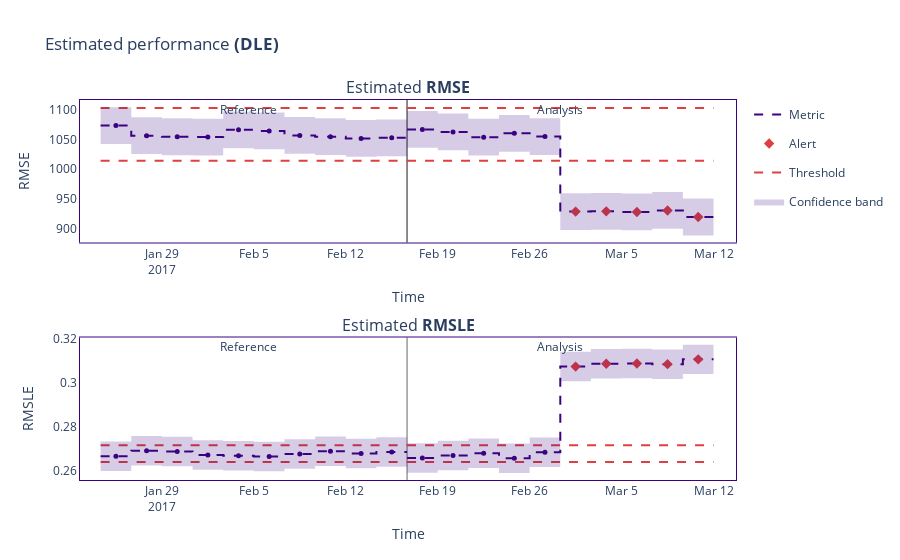

The notebook cell this image was saved under:
### Code cell
metric_fig.show()

### Figure 1 — Plotly figure (JSON) as saved in the notebook; plotly's stock layout.template omitted (floating-point values rounded to 4 significant figures)
{"data": [{"hoverinfo": "skip", "legendgroup": "metric_reference", "line": {"color": "#3b0280", "dash": "dash", "shape": "hv", "width": 2}, "mode": "lines", "name": "Metric", "showlegend": true, "type": "scatter", "x": ["2017-01-24T08:00:00", "2017-01-26T16:00:00", "2017-01-29T00:00:00", "2017-01-31T08:00:00", "2017-02-02T16:00:00", "2017-02-05T00:00:00", "2017-02-07T08:00:00", "2017-02-09T16:00:00", "2017-02-12T00:00:00", "2017-02-14T08:00:00", "2017-02-16T15:59:26.400000"], "xaxis": "x", "y": [1074.0, 1057.0, 1055.0, 1054.0, 1067.0, 1065.0, 1057.0, 1055.0, 1052.0, 1053.0, 1053.0], "yaxis": "y"}, {"customdata": [["Estimated <b>RMSE</b>", "<b style=\"color:#3b0280;line-height:60px\">Reference</b>", "", "[0:5999]", "From <b>Jan-24-2017</b> to <b>Jan-26-2017</b>", 1074.0, 31.04], ["Estimated <b>RMSE</b>", "<b style=\"color:#3b0280;line-height:60px\">Reference</b>", "", "[6000:11999]", "From <b>Jan-26-2017</b> to <b>Jan-28-2017</b>", 1057.0, 31.04], ["Estimated <b>RMSE</b>", "<b style=\"color:#3b0280;line-height:60px\">Reference</b>", "", "[12000:17999]", "From <b>Jan-29-2017</b> to <b>Jan-31-2017</b>", 1055.0, 31.04], ["Estimated <b>RMSE</b>", "<b style=\"color:#3b0280;line-height:60px\">Reference</b>", "", "[18000:23999]", "From <b>Jan-31-2017</b> to <b>Feb-02-2017</b>", 1054.0, 31.04], ["Estimated <b>RMSE</b>", "<b style=\"color:#3b0280;line-height:60px\">Reference</b>", "", "[24000:29999]", "From <b>Feb-02-2017</b> to <b>Feb-04-2017</b>", 1067.0, 31.04], ["Estimated <b>RMSE</b>", "<b style=\"color:#3b0280;line-height:60px\">Reference</b>", "", "[30000:35999]", "From <b>Feb-05-2017</b> to <b>Feb-07-2017</b>", 1065.0, 31.04], ["Estimated <b>RMSE</b>", "<b style=\"color:#3b0280;line-height:60px\">Reference</b>", "", "[36000:41999]", "From <b>Feb-07-2017</b> to <b>Feb-09-2017</b>", 1057.0, 31.04], ["Estimated <b>RMSE</b>", "<b style=\"color:#3b0280;line-height:60px\">Reference</b>", "", "[42000:47999]", "From <b>Feb-09-2017</b> to <b>Feb-11-2017</b>", 1055.0, 31.04], ["Estimated <b>RMSE</b>", "<b style=\"color:#3b0280;line-height:60px\">Reference</b>", "", "[48000:53999]", "From <b>Feb-12-2017</b> to <b>Feb-14-2017</b>", 1052.0, 31.04], ["Estimated <b>RMSE</b>", "<b style=\"color:#3b0280;line-height:60px\">Reference</b>", "", "[54000:59999]", "From <b>Feb-14-2017</b> to <b>Feb-16-2017</b>", 1053.0, 31.04]], "hovertemplate": "%{customdata[1]} &nbsp; &nbsp; %{customdata[2]} <br />Chunk: <b>%{customdata[3]}</b> &nbsp; &nbsp; %{customdata[4]} <br />%{customdata[0]}: <b>%{customdata[5]}</b><br />Confidence band: +/- <b>%{customdata[6]}</b><br /><extra></extra>", "legendgroup": "metric_reference", "line": {"dash": "dash"}, "marker": {"color": "#3b0280", "size": 5, "symbol": "circle"}, "mode": "markers", "name": "Metric", "showlegend": false, "type": "scatter", "x": ["2017-01-25T12:00:00", "2017-01-27T20:00:00", "2017-01-30T04:00:00", "2017-02-01T12:00:00", "2017-02-03T20:00:00", "2017-02-06T04:00:00", "2017-02-08T12:00:00", "2017-02-10T20:00:00", "2017-02-13T04:00:00", "2017-02-15T11:59:43.200000"], "xaxis": "x", "y": [1074.0, 1057.0, 1055.0, 1054.0, 1067.0, 1065.0, 1057.0, 1055.0, 1052.0, 1053.0, 1053.0], "yaxis": "y"}, {"hoverinfo": "skip", "legendgroup": "metric_analysis", "line": {"color": "#3b0280", "dash": "dash", "shape": "hv", "width": 2}, "mode": "lines", "name": "Metric", "showlegend": false, "type": "scatter", "x": ["2017-02-16T16:00:00", "2017-02-19T00:00:00", "2017-02-21T08:00:00", "2017-02-23T16:00:00", "2017-02-26T00:00:00", "2017-02-28T08:00:00", "2017-03-02T16:00:00", "2017-03-05T00:00:00", "2017-03-07T08:00:00", "2017-03-09T16:00:00", "2017-03-11T23:59:26.400000"], "xaxis": "x", "y": [1067.0, 1063.0, 1054.0, 1061.0, 1055.0, 928.5, 928.9, 927.9, 930.4, 919.4, 919.4], "yaxis": "y"}, {"customdata": [["Estimated <b>RMSE</b>", "<b style=\"color:#3b0280;line-height:60px\">Analysis</b>", "", "[0:5999]", "From <b>Feb-16-2017</b> to <b>Feb-18-2017</b>", 1067.0, 31.04], ["Estimated <b>RMSE</b>", "<b style=\"color:#3b0280;line-height:60px\">Analysis</b>", "", "[6000:11999]", "From <b>Feb-19-2017</b> to <b>Feb-21-2017</b>", 1063.0, 31.04], ["Estimated <b>RMSE</b>", "<b style=\"color:#3b0280;line-height:60px\">Analysis</b>", "", "[12000:17999]", "From <b>Feb-21-2017</b> to <b>Feb-23-2017</b>", 1054.0, 31.04], ["Estimated <b>RMSE</b>", "<b style=\"color:#3b0280;line-height:60px\">Analysis</b>", "", "[18000:23999]", "From <b>Feb-23-2017</b> to <b>Feb-25-2017</b>", 1061.0, 31.04], ["Estimated <b>RMSE</b>", "<b style=\"color:#3b0280;line-height:60px\">Analysis</b>", "", "[24000:29999]", "From <b>Feb-26-2017</b> to <b>Feb-28-2017</b>", 1055.0, 31.04], ["Estimated <b>RMSE</b>", "<b style=\"color:#3b0280;line-height:60px\">Analysis</b>", "<span style=\"color:#AD0000\">⚠ <b>Drift detected</b></span>", "[30000:35999]", "From <b>Feb-28-2017</b> to <b>Mar-02-2017</b>", 928.5, 31.04], ["Estimated <b>RMSE</b>", "<b style=\"color:#3b0280;line-height:60px\">Analysis</b>", "<span style=\"color:#AD0000\">⚠ <b>Drift detected</b></span>", "[36000:41999]", "From <b>Mar-02-2017</b> to <b>Mar-04-2017</b>", 928.9, 31.04], ["Estimated <b>RMSE</b>", "<b style=\"color:#3b0280;line-height:60px\">Analysis</b>", "<span style=\"color:#AD0000\">⚠ <b>Drift detected</b></span>", "[42000:47999]", "From <b>Mar-05-2017</b> to <b>Mar-07-2017</b>", 927.9, 31.04], ["Estimated <b>RMSE</b>", "<b style=\"color:#3b0280;line-height:60px\">Analysis</b>", "<span style=\"color:#AD0000\">⚠ <b>Drift detected</b></span>", "[48000:53999]", "From <b>Mar-07-2017</b> to <b>Mar-09-2017</b>", 930.4, 31.04], ["Estimated <b>RMSE</b>", "<b style=\"color:#3b0280;line-height:60px\">Analysis</b>", "<span style=\"color:#AD0000\">⚠ <b>Drift detected</b></span>", "[54000:59999]", "From <b>Mar-09-2017</b> to <b>Mar-11-2017</b>", 919.4, 31.04]], "hovertemplate": "%{customdata[1]} &nbsp; &nbsp; %{customdata[2]} <br />Chunk: <b>%{customdata[3]}</b> &nbsp; &nbsp; %{customdata[4]} <br />%{customdata[0]}: <b>%{customdata[5]}</b><br />Confidence band: +/- <b>%{customdata[6]}</b><br /><extra></extra>", "legendgroup": "metric_analysis", "line": {"dash": "dash"}, "marker": {"color": "#3b0280", "size": 5, "symbol": "circle"}, "mode": "markers", "name": "Metric", "showlegend": false, "type": "scatter", "x": ["2017-02-17T20:00:00", "2017-02-20T04:00:00", "2017-02-22T12:00:00", "2017-02-24T20:00:00", "2017-02-27T04:00:00", "2017-03-01T12:00:00", "2017-03-03T20:00:00", "2017-03-06T04:00:00", "2017-03-08T12:00:00", "2017-03-10T19:59:43.200000"], "xaxis": "x", "y": [1067.0, 1063.0, 1054.0, 1061.0, 1055.0, 928.5, 928.9, 927.9, 930.4, 919.4, 919.4], "yaxis": "y"}, {"hoverinfo": "skip", "legendgroup": "alert", "marker": {"color": "#DD4040", "size": 8, "symbol": "diamond"}, "mode": "markers", "name": "Alert", "showlegend": true, "type": "scatter", "x": ["2017-03-01T12:00:00", "2017-03-03T20:00:00", "2017-03-06T04:00:00", "2017-03-08T12:00:00", "2017-03-10T19:59:43.200000"], "xaxis": "x", "y": [928.5, 928.9, 927.9, 930.4, 919.4], "yaxis": "y"}, {"hoverinfo": "skip", "legendgroup": "thresh", "line": {"color": "#DD4040", "dash": "dash", "width": 2}, "mode": "lines", "name": "Threshold", "showlegend": true, "type": "scatter", "x": ["2017-01-24T08:00:00", "2017-01-26T16:00:00", "2017-01-29T00:00:00", "2017-01-31T08:00:00", "2017-02-02T16:00:00", "2017-02-05T00:00:00", "2017-02-07T08:00:00", "2017-02-09T16:00:00", "2017-02-12T00:00:00", "2017-02-14T08:00:00", "2017-02-16T15:59:26.400000"], "xaxis": "x", "y": [1103.0, 1103.0, 1103.0, 1103.0, 1103.0, 1103.0, 1103.0, 1103.0, 1103.0, 1103.0, 1103.0], "yaxis": "y"}, {"hoverinfo": "skip", "legendgroup": "thresh", "line": {"color": "#DD4040", "dash": "dash", "width": 2}, "mode": "lines", "name": "Threshold", "showlegend": false, "type": "scatter", "x": ["2017-01-24T08:00:00", "2017-01-26T16:00:00", "2017-01-29T00:00:00", "2017-01-31T08:00:00", "2017-02-02T16:00:00", "2017-02-05T00:00:00", "2017-02-07T08:00:00", "2017-02-09T16:00:00", "2017-02-12T00:00:00", "2017-02-14T08:00:00", "2017-02-16T15:59:26.400000"], "xaxis": "x", "y": [1014.0, 1014.0, 1014.0, 1014.0, 1014.0, 1014.0, 1014.0, 1014.0, 1014.0, 1014.0, 1014.0], "yaxis": "y"}, {"hoverinfo": "skip", "legendgroup": "thresh", "line": {"color": "#DD4040", "dash": "dash", "width": 2}, "mode": "lines", "name": "Threshold", "showlegend": false, "type": "scatter", "x": ["2017-02-16T16:00:00", "2017-02-19T00:00:00", "2017-02-21T08:00:00", "2017-02-23T16:00:00", "2017-02-26T00:00:00", "2017-02-28T08:00:00", "2017-03-02T16:00:00", "2017-03-05T00:00:00", "2017-03-07T08:00:00", "2017-03-09T16:00:00", "2017-03-11T23:59:26.400000"], "xaxis": "x", "y": [1103.0, 1103.0, 1103.0, 1103.0, 1103.0, 1103.0, 1103.0, 1103.0, 1103.0, 1103.0, 1103.0], "yaxis": "y"}, {"hoverinfo": "skip", "legendgroup": "thresh", "line": {"color": "#DD4040", "dash": "dash", "width": 2}, "mode": "lines", "name": "Threshold", "showlegend": false, "type": "scatter", "x": ["2017-02-16T16:00:00", "2017-02-19T00:00:00", "2017-02-21T08:00:00", "2017-02-23T16:00:00", "2017-02-26T00:00:00", "2017-02-28T08:00:00", "2017-03-02T16:00:00", "2017-03-05T00:00:00", "2017-03-07T08:00:00", "2017-03-09T16:00:00", "2017-03-11T23:59:26.400000"], "xaxis": "x", "y": [1014.0, 1014.0, 1014.0, 1014.0, 1014.0, 1014.0, 1014.0, 1014.0, 1014.0, 1014.0, 1014.0], "yaxis": "y"}, {"hoverinfo": "skip", "line": {"color": "rgba(0, 0, 0, 0)", "shape": "hv"}, "mode": "lines", "name": "Confidence band", "showlegend": false, "type": "scatter", "x": ["2017-01-24T08:00:00", "2017-01-26T16:00:00", "2017-01-29T00:00:00", "2017-01-31T08:00:00", "2017-02-02T16:00:00", "2017-02-05T00:00:00", "2017-02-07T08:00:00", "2017-02-09T16:00:00", "2017-02-12T00:00:00", "2017-02-14T08:00:00", "2017-02-16T15:59:26.400000"], "xaxis": "x", "y": [1105.0, 1088.0, 1086.0, 1085.0, 1098.0, 1096.0, 1088.0, 1086.0, 1083.0, 1084.0, 1084.0], "yaxis": "y"}, {"fill": "tonexty", "fillcolor": "rgba(59, 2, 128, 0.2)", "hoverinfo": "skip", "line": {"color": "rgba(0, 0, 0, 0)", "shape": "hv"}, "mode": "lines", "name": "Confidence band", "showlegend": true, "type": "scatter", "x": ["2017-01-24T08:00:00", "2017-01-26T16:00:00", "2017-01-29T00:00:00", "2017-01-31T08:00:00", "2017-02-02T16:00:00", "2017-02-05T00:00:00", "2017-02-07T08:00:00", "2017-02-09T16:00:00", "2017-02-12T00:00:00", "2017-02-14T08:00:00", "2017-02-16T15:59:26.400000"], "xaxis": "x", "y": [1043.0, 1026.0, 1024.0, 1023.0, 1035.0, 1034.0, 1026.0, 1024.0, 1021.0, 1022.0, 1022.0], "yaxis": "y"}, {"hoverinfo": "skip", "line": {"color": "rgba(0, 0, 0, 0)", "shape": "hv"}, "mode": "lines", "name": "Confidence band", "showlegend": false, "type": "scatter", "x": ["2017-02-16T16:00:00", "2017-02-19T00:00:00", "2017-02-21T08:00:00", "2017-02-23T16:00:00", "2017-02-26T00:00:00", "2017-02-28T08:00:00", "2017-03-02T16:00:00", "2017-03-05T00:00:00", "2017-03-07T08:00:00", "2017-03-09T16:00:00", "2017-03-11T23:59:26.400000"], "xaxis": "x", "y": [1098.0, 1094.0, 1085.0, 1092.0, 1086.0, 959.6, 960.0, 959.0, 961.5, 950.4, 950.4], "yaxis": "y"}, {"fill": "tonexty", "fillcolor": "rgba(59, 2, 128, 0.2)", "hoverinfo": "skip", "line": {"color": "rgba(0, 0, 0, 0)", "shape": "hv"}, "mode": "lines", "name": "Confidence band", "showlegend": false, "type": "scatter", "x": ["2017-02-16T16:00:00", "2017-02-19T00:00:00", "2017-02-21T08:00:00", "2017-02-23T16:00:00", "2017-02-26T00:00:00", "2017-02-28T08:00:00", "2017-03-02T16:00:00", "2017-03-05T00:00:00", "2017-03-07T08:00:00", "2017-03-09T16:00:00", "2017-03-11T23:59:26.400000"], "xaxis": "x", "y": [1036.0, 1032.0, 1023.0, 1030.0, 1024.0, 897.5, 897.9, 896.9, 899.4, 888.4, 888.4], "yaxis": "y"}, {"hoverinfo": "skip", "legendgroup": "metric_reference", "line": {"color": "#3b0280", "dash": "dash", "shape": "hv", "width": 2}, "mode": "lines", "name": "Metric", "showlegend": false, "type": "scatter", "x": ["2017-01-24T08:00:00", "2017-01-26T16:00:00", "2017-01-29T00:00:00", "2017-01-31T08:00:00", "2017-02-02T16:00:00", "2017-02-05T00:00:00", "2017-02-07T08:00:00", "2017-02-09T16:00:00", "2017-02-12T00:00:00", "2017-02-14T08:00:00", "2017-02-16T15:59:26.400000"], "xaxis": "x2", "y": [0.2665, 0.2691, 0.2687, 0.2671, 0.2668, 0.2664, 0.2676, 0.2688, 0.2678, 0.2685, 0.2685], "yaxis": "y2"}, {"customdata": [["Estimated <b>RMSLE</b>", "<b style=\"color:#3b0280;line-height:60px\">Reference</b>", "", "[0:5999]", "From <b>Jan-24-2017</b> to <b>Jan-26-2017</b>", 0.2665, 0.0067], ["Estimated <b>RMSLE</b>", "<b style=\"color:#3b0280;line-height:60px\">Reference</b>", "", "[6000:11999]", "From <b>Jan-26-2017</b> to <b>Jan-28-2017</b>", 0.2691, 0.0067], ["Estimated <b>RMSLE</b>", "<b style=\"color:#3b0280;line-height:60px\">Reference</b>", "", "[12000:17999]", "From <b>Jan-29-2017</b> to <b>Jan-31-2017</b>", 0.2687, 0.0067], ["Estimated <b>RMSLE</b>", "<b style=\"color:#3b0280;line-height:60px\">Reference</b>", "", "[18000:23999]", "From <b>Jan-31-2017</b> to <b>Feb-02-2017</b>", 0.2671, 0.0067], ["Estimated <b>RMSLE</b>", "<b style=\"color:#3b0280;line-height:60px\">Reference</b>", "", "[24000:29999]", "From <b>Feb-02-2017</b> to <b>Feb-04-2017</b>", 0.2668, 0.0067], ["Estimated <b>RMSLE</b>", "<b style=\"color:#3b0280;line-height:60px\">Reference</b>", "", "[30000:35999]", "From <b>Feb-05-2017</b> to <b>Feb-07-2017</b>", 0.2664, 0.0067], ["Estimated <b>RMSLE</b>", "<b style=\"color:#3b0280;line-height:60px\">Reference</b>", "", "[36000:41999]", "From <b>Feb-07-2017</b> to <b>Feb-09-2017</b>", 0.2676, 0.0067], ["Estimated <b>RMSLE</b>", "<b style=\"color:#3b0280;line-height:60px\">Reference</b>", "", "[42000:47999]", "From <b>Feb-09-2017</b> to <b>Feb-11-2017</b>", 0.2688, 0.0067], ["Estimated <b>RMSLE</b>", "<b style=\"color:#3b0280;line-height:60px\">Reference</b>", "", "[48000:53999]", "From <b>Feb-12-2017</b> to <b>Feb-14-2017</b>", 0.2678, 0.0067], ["Estimated <b>RMSLE</b>", "<b style=\"color:#3b0280;line-height:60px\">Reference</b>", "", "[54000:59999]", "From <b>Feb-14-2017</b> to <b>Feb-16-2017</b>", 0.2685, 0.0067]], "hovertemplate": "%{customdata[1]} &nbsp; &nbsp; %{customdata[2]} <br />Chunk: <b>%{customdata[3]}</b> &nbsp; &nbsp; %{customdata[4]} <br />%{customdata[0]}: <b>%{customdata[5]}</b><br />Confidence band: +/- <b>%{customdata[6]}</b><br /><extra></extra>", "legendgroup": "metric_reference", "line": {"dash": "dash"}, "marker": {"color": "#3b0280", "size": 5, "symbol": "circle"}, "mode": "markers", "name": "Metric", "showlegend": false, "type": "scatter", "x": ["2017-01-25T12:00:00", "2017-01-27T20:00:00", "2017-01-30T04:00:00", "2017-02-01T12:00:00", "2017-02-03T20:00:00", "2017-02-06T04:00:00", "2017-02-08T12:00:00", "2017-02-10T20:00:00", "2017-02-13T04:00:00", "2017-02-15T11:59:43.200000"], "xaxis": "x2", "y": [0.2665, 0.2691, 0.2687, 0.2671, 0.2668, 0.2664, 0.2676, 0.2688, 0.2678, 0.2685, 0.2685], "yaxis": "y2"}, {"hoverinfo": "skip", "legendgroup": "metric_analysis", "line": {"color": "#3b0280", "dash": "dash", "shape": "hv", "width": 2}, "mode": "lines", "name": "Metric", "showlegend": false, "type": "scatter", "x": ["2017-02-16T16:00:00", "2017-02-19T00:00:00", "2017-02-21T08:00:00", "2017-02-23T16:00:00", "2017-02-26T00:00:00", "2017-02-28T08:00:00", "2017-03-02T16:00:00", "2017-03-05T00:00:00", "2017-03-07T08:00:00", "2017-03-09T16:00:00", "2017-03-11T23:59:26.400000"], "xaxis": "x2", "y": [0.2658, 0.2669, 0.2679, 0.2657, 0.2684, 0.3074, 0.3087, 0.3088, 0.3085, 0.3107, 0.3107], "yaxis": "y2"}, {"customdata": [["Estimated <b>RMSLE</b>", "<b style=\"color:#3b0280;line-height:60px\">Analysis</b>", "", "[0:5999]", "From <b>Feb-16-2017</b> to <b>Feb-18-2017</b>", 0.2658, 0.0067], ["Estimated <b>RMSLE</b>", "<b style=\"color:#3b0280;line-height:60px\">Analysis</b>", "", "[6000:11999]", "From <b>Feb-19-2017</b> to <b>Feb-21-2017</b>", 0.2669, 0.0067], ["Estimated <b>RMSLE</b>", "<b style=\"color:#3b0280;line-height:60px\">Analysis</b>", "", "[12000:17999]", "From <b>Feb-21-2017</b> to <b>Feb-23-2017</b>", 0.2679, 0.0067], ["Estimated <b>RMSLE</b>", "<b style=\"color:#3b0280;line-height:60px\">Analysis</b>", "", "[18000:23999]", "From <b>Feb-23-2017</b> to <b>Feb-25-2017</b>", 0.2657, 0.0067], ["Estimated <b>RMSLE</b>", "<b style=\"color:#3b0280;line-height:60px\">Analysis</b>", "", "[24000:29999]", "From <b>Feb-26-2017</b> to <b>Feb-28-2017</b>", 0.2684, 0.0067], ["Estimated <b>RMSLE</b>", "<b style=\"color:#3b0280;line-height:60px\">Analysis</b>", "<span style=\"color:#AD0000\">⚠ <b>Drift detected</b></span>", "[30000:35999]", "From <b>Feb-28-2017</b> to <b>Mar-02-2017</b>", 0.3074, 0.0067], ["Estimated <b>RMSLE</b>", "<b style=\"color:#3b0280;line-height:60px\">Analysis</b>", "<span style=\"color:#AD0000\">⚠ <b>Drift detected</b></span>", "[36000:41999]", "From <b>Mar-02-2017</b> to <b>Mar-04-2017</b>", 0.3087, 0.0067], ["Estimated <b>RMSLE</b>", "<b style=\"color:#3b0280;line-height:60px\">Analysis</b>", "<span style=\"color:#AD0000\">⚠ <b>Drift detected</b></span>", "[42000:47999]", "From <b>Mar-05-2017</b> to <b>Mar-07-2017</b>", 0.3088, 0.0067], ["Estimated <b>RMSLE</b>", "<b style=\"color:#3b0280;line-height:60px\">Analysis</b>", "<span style=\"color:#AD0000\">⚠ <b>Drift detected</b></span>", "[48000:53999]", "From <b>Mar-07-2017</b> to <b>Mar-09-2017</b>", 0.3085, 0.0067], ["Estimated <b>RMSLE</b>", "<b style=\"color:#3b0280;line-height:60px\">Analysis</b>", "<span style=\"color:#AD0000\">⚠ <b>Drift detected</b></span>", "[54000:59999]", "From <b>Mar-09-2017</b> to <b>Mar-11-2017</b>", 0.3107, 0.0067]], "hovertemplate": "%{customdata[1]} &nbsp; &nbsp; %{customdata[2]} <br />Chunk: <b>%{customdata[3]}</b> &nbsp; &nbsp; %{customdata[4]} <br />%{customdata[0]}: <b>%{customdata[5]}</b><br />Confidence band: +/- <b>%{customdata[6]}</b><br /><extra></extra>", "legendgroup": "metric_analysis", "line": {"dash": "dash"}, "marker": {"color": "#3b0280", "size": 5, "symbol": "circle"}, "mode": "markers", "name": "Metric", "showlegend": false, "type": "scatter", "x": ["2017-02-17T20:00:00", "2017-02-20T04:00:00", "2017-02-22T12:00:00", "2017-02-24T20:00:00", "2017-02-27T04:00:00", "2017-03-01T12:00:00", "2017-03-03T20:00:00", "2017-03-06T04:00:00", "2017-03-08T12:00:00", "2017-03-10T19:59:43.200000"], "xaxis": "x2", "y": [0.2658, 0.2669, 0.2679, 0.2657, 0.2684, 0.3074, 0.3087, 0.3088, 0.3085, 0.3107, 0.3107], "yaxis": "y2"}, {"hoverinfo": "skip", "legendgroup": "alert", "marker": {"color": "#DD4040", "size": 8, "symbol": "diamond"}, "mode": "markers", "name": "Alert", "showlegend": false, "type": "scatter", "x": ["2017-03-01T12:00:00", "2017-03-03T20:00:00", "2017-03-06T04:00:00", "2017-03-08T12:00:00", "2017-03-10T19:59:43.200000"], "xaxis": "x2", "y": [0.3074, 0.3087, 0.3088, 0.3085, 0.3107], "yaxis": "y2"}, {"hoverinfo": "skip", "legendgroup": "thresh", "line": {"color": "#DD4040", "dash": "dash", "width": 2}, "mode": "lines", "name": "Threshold", "showlegend": false, "type": "scatter", "x": ["2017-01-24T08:00:00", "2017-01-26T16:00:00", "2017-01-29T00:00:00", "2017-01-31T08:00:00", "2017-02-02T16:00:00", "2017-02-05T00:00:00", "2017-02-07T08:00:00", "2017-02-09T16:00:00", "2017-02-12T00:00:00", "2017-02-14T08:00:00", "2017-02-16T15:59:26.400000"], "xaxis": "x2", "y": [0.2715, 0.2715, 0.2715, 0.2715, 0.2715, 0.2715, 0.2715, 0.2715, 0.2715, 0.2715, 0.2715], "yaxis": "y2"}, {"hoverinfo": "skip", "legendgroup": "thresh", "line": {"color": "#DD4040", "dash": "dash", "width": 2}, "mode": "lines", "name": "Threshold", "showlegend": false, "type": "scatter", "x": ["2017-01-24T08:00:00", "2017-01-26T16:00:00", "2017-01-29T00:00:00", "2017-01-31T08:00:00", "2017-02-02T16:00:00", "2017-02-05T00:00:00", "2017-02-07T08:00:00", "2017-02-09T16:00:00", "2017-02-12T00:00:00", "2017-02-14T08:00:00", "2017-02-16T15:59:26.400000"], "xaxis": "x2", "y": [0.2639, 0.2639, 0.2639, 0.2639, 0.2639, 0.2639, 0.2639, 0.2639, 0.2639, 0.2639, 0.2639], "yaxis": "y2"}, {"hoverinfo": "skip", "legendgroup": "thresh", "line": {"color": "#DD4040", "dash": "dash", "width": 2}, "mode": "lines", "name": "Threshold", "showlegend": false, "type": "scatter", "x": ["2017-02-16T16:00:00", "2017-02-19T00:00:00", "2017-02-21T08:00:00", "2017-02-23T16:00:00", "2017-02-26T00:00:00", "2017-02-28T08:00:00", "2017-03-02T16:00:00", "2017-03-05T00:00:00", "2017-03-07T08:00:00", "2017-03-09T16:00:00", "2017-03-11T23:59:26.400000"], "xaxis": "x2", "y": [0.2715, 0.2715, 0.2715, 0.2715, 0.2715, 0.2715, 0.2715, 0.2715, 0.2715, 0.2715, 0.2715], "yaxis": "y2"}, {"hoverinfo": "skip", "legendgroup": "thresh", "line": {"color": "#DD4040", "dash": "dash", "width": 2}, "mode": "lines", "name": "Threshold", "showlegend": false, "type": "scatter", "x": ["2017-02-16T16:00:00", "2017-02-19T00:00:00", "2017-02-21T08:00:00", "2017-02-23T16:00:00", "2017-02-26T00:00:00", "2017-02-28T08:00:00", "2017-03-02T16:00:00", "2017-03-05T00:00:00", "2017-03-07T08:00:00", "2017-03-09T16:00:00", "2017-03-11T23:59:26.400000"], "xaxis": "x2", "y": [0.2639, 0.2639, 0.2639, 0.2639, 0.2639, 0.2639, 0.2639, 0.2639, 0.2639, 0.2639, 0.2639], "yaxis": "y2"}, {"hoverinfo": "skip", "line": {"color": "rgba(0, 0, 0, 0)", "shape": "hv"}, "mode": "lines", "name": "Confidence band", "showlegend": false, "type": "scatter", "x": ["2017-01-24T08:00:00", "2017-01-26T16:00:00", "2017-01-29T00:00:00", "2017-01-31T08:00:00", "2017-02-02T16:00:00", "2017-02-05T00:00:00", "2017-02-07T08:00:00", "2017-02-09T16:00:00", "2017-02-12T00:00:00", "2017-02-14T08:00:00", "2017-02-16T15:59:26.400000"], "xaxis": "x2", "y": [0.2733, 0.2758, 0.2755, 0.2738, 0.2735, 0.2731, 0.2743, 0.2755, 0.2745, 0.2752, 0.2752], "yaxis": "y2"}, {"fill": "tonexty", "fillcolor": "rgba(59, 2, 128, 0.2)", "hoverinfo": "skip", "line": {"color": "rgba(0, 0, 0, 0)", "shape": "hv"}, "mode": "lines", "name": "Confidence band", "showlegend": false, "type": "scatter", "x": ["2017-01-24T08:00:00", "2017-01-26T16:00:00", "2017-01-29T00:00:00", "2017-01-31T08:00:00", "2017-02-02T16:00:00", "2017-02-05T00:00:00", "2017-02-07T08:00:00", "2017-02-09T16:00:00", "2017-02-12T00:00:00", "2017-02-14T08:00:00", "2017-02-16T15:59:26.400000"], "xaxis": "x2", "y": [0.2598, 0.2624, 0.262, 0.2604, 0.26, 0.2597, 0.2608, 0.2621, 0.2611, 0.2618, 0.2618], "yaxis": "y2"}, {"hoverinfo": "skip", "line": {"color": "rgba(0, 0, 0, 0)", "shape": "hv"}, "mode": "lines", "name": "Confidence band", "showlegend": false, "type": "scatter", "x": ["2017-02-16T16:00:00", "2017-02-19T00:00:00", "2017-02-21T08:00:00", "2017-02-23T16:00:00", "2017-02-26T00:00:00", "2017-02-28T08:00:00", "2017-03-02T16:00:00", "2017-03-05T00:00:00", "2017-03-07T08:00:00", "2017-03-09T16:00:00", "2017-03-11T23:59:26.400000"], "xaxis": "x2", "y": [0.2725, 0.2736, 0.2746, 0.2724, 0.2751, 0.3141, 0.3154, 0.3155, 0.3152, 0.3174, 0.3174], "yaxis": "y2"}, {"fill": "tonexty", "fillcolor": "rgba(59, 2, 128, 0.2)", "hoverinfo": "skip", "line": {"color": "rgba(0, 0, 0, 0)", "shape": "hv"}, "mode": "lines", "name": "Confidence band", "showlegend": false, "type": "scatter", "x": ["2017-02-16T16:00:00", "2017-02-19T00:00:00", "2017-02-21T08:00:00", "2017-02-23T16:00:00", "2017-02-26T00:00:00", "2017-02-28T08:00:00", "2017-03-02T16:00:00", "2017-03-05T00:00:00", "2017-03-07T08:00:00", "2017-03-09T16:00:00", "2017-03-11T23:59:26.400000"], "xaxis": "x2", "y": [0.2591, 0.2602, 0.2612, 0.259, 0.2616, 0.3007, 0.302, 0.3021, 0.3018, 0.304, 0.304], "yaxis": "y2"}], "layout": {"annotations": [{"font": {"size": 16}, "showarrow": false, "text": "Estimated <b>RMSE</b>", "x": 0.5, "xanchor": "center", "xref": "paper", "y": 1, "yanchor": "bottom", "yref": "paper"}, {"font": {"size": 16}, "showarrow": false, "text": "Estimated <b>RMSLE</b>", "x": 0.5, "xanchor": "center", "xref": "paper", "y": 0.375, "yanchor": "bottom", "yref": "paper"}, {"showarrow": false, "text": "Reference", "x": "2017-02-03T20:00:00", "xref": "x", "xshift": 10, "y": 1.01, "yref": "y domain"}, {"showarrow": false, "text": "Analysis", "x": "2017-02-27T04:00:00", "xref": "x", "xshift": 15, "y": 1.01, "yref": "y domain"}, {"showarrow": false, "text": "Reference", "x": "2017-02-03T20:00:00", "xref": "x2", "xshift": 10, "y": 1.01, "yref": "y2 domain"}, {"showarrow": false, "text": "Analysis", "x": "2017-02-27T04:00:00", "xref": "x2", "xshift": 15, "y": 1.01, "yref": "y2 domain"}], "autosize": true, "hoverlabel": {"bgcolor": "white", "font": {"size": 14}}, "legend": {"itemclick": false, "itemdoubleclick": false, "traceorder": "grouped"}, "paper_bgcolor": "rgba(255,255,255,1)", "plot_bgcolor": "rgba(255,255,255,1)", "shapes": [{"layer": "below", "line": {"color": "#666666", "width": 1}, "type": "line", "x0": "2017-02-16T16:00:00", "x1": "2017-02-16T16:00:00", "xref": "x", "y0": 0, "y1": 1, "yref": "y domain"}, {"layer": "below", "line": {"color": "#666666", "width": 1}, "type": "line", "x0": "2017-02-16T16:00:00", "x1": "2017-02-16T16:00:00", "xref": "x", "y0": 0, "y1": 1, "yref": "y domain"}, {"layer": "below", "line": {"color": "#666666", "width": 1}, "type": "line", "x0": "2017-02-16T16:00:00", "x1": "2017-02-16T16:00:00", "xref": "x2", "y0": 0, "y1": 1, "yref": "y2 domain"}], "title": {"text": "Estimated performance <b>(DLE)</b>"}, "xaxis": {"anchor": "y", "autorange": true, "domain": [0, 1], "linecolor": "#3b0280", "matches": "x", "mirror": true, "range": ["2017-01-22 21:14:16.3656", "2017-03-13 12:40:18.1612"], "showgrid": false, "title": {"text": "Time"}, "type": "date", "zeroline": false}, "xaxis2": {"anchor": "y2", "autorange": true, "domain": [0, 1], "linecolor": "#3b0280", "matches": "x", "mirror": true, "range": ["2017-01-22 21:14:16.3656", "2017-03-13 12:40:18.1612"], "showgrid": false, "title": {"text": "Time"}, "type": "date", "zeroline": false}, "yaxis": {"anchor": "x", "autorange": true, "domain": [0.625, 1], "linecolor": "#3b0280", "mirror": true, "range": [876.3, 1117.0], "showgrid": false, "title": {"text": "RMSE"}, "type": "linear", "zeroline": false}, "yaxis2": {"anchor": "x2", "autorange": true, "domain": [0, 0.375], "linecolor": "#3b0280", "mirror": true, "range": [0.2557, 0.3207], "showgrid": false, "title": {"text": "RMSLE"}, "type": "linear", "zeroline": false}}}
